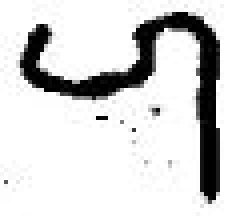
#> input picture Labels/Labelled Dataset - Fig 51/1 - Multipart/109.JPG, 61 x 54 px, found by its file name (shown 4 times larger); its folder holds only this picture in this run
$ jupyter execute Recognition_1.ipynb
#> lines starting #> are read from the running program, lines starting #| are printed output that depends on the picture
[cell 1]
#importing necessary packages

import numpy as np
import os
from matplotlib import pyplot as plt
import cv2
import random
import pickle

[cell 2]
file_list = []
class_list = []
IMG_SIZE = 50 # The size of images the network will work on

[cell 3]
#All the categories that should be detect in neural network

CATEGORIES = []
ignore_files = ['1-Multipart','2-Unknown'] #This files/folder should not include in neural network
DATADIR = r'C:\Users\gokul sivaraj\Documents\ML\Inscription\Labels\Labelled Dataset - Fig 51'
for directoryfile in os.listdir(DATADIR):
    if(directoryfile in ignore_files):
        continue
    CATEGORIES.append(directoryfile) #Append all the character's name as label in 'CATEGORIES'
#> pass 2 of the loop `for directoryfile in os.listdir(DATADIR):`:
print(len(CATEGORIES))

[cell 4]
training_data = []

def create_training_data():
    for category in CATEGORIES :
        path = os.path.join(DATADIR, category)
        class_num = CATEGORIES.index(category) # Charcater's name label as class number
        for img in os.listdir(path):
            try :
                img_array = cv2.imread(os.path.join(path, img), cv2.IMREAD_GRAYSCALE) # Converting image into grayscale
#> img_array is the input picture: shape (54, 61); min 0, max 255, mean 215
                new_array = cv2.resize(img_array, (IMG_SIZE, IMG_SIZE)) #Resizing all images into same size (50,50)
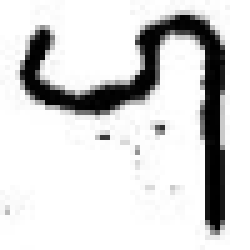
#> new_array: shape (50, 50) (shown 5 times larger); min 0, max 255, mean 215.3
                training_data.append([new_array, class_num]) # append all images with their respective class name
            except Exception as e:
                print(path)
                pass
#> pass 2 of the loop in create_training_data, `for category in CATEGORIES :`:
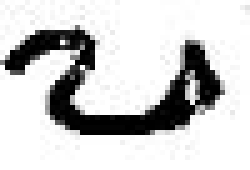
#> input picture Labels/Labelled Dataset - Fig 51/2 - Unknown/9.JPG, 50 x 34 px, found by its file name (shown 5 times larger)
#> in create_training_data, img_array is the input picture: shape (34, 50); min 0, max 255, mean 204.9
#> in create_training_data, `new_array = cv2.resize(img_array, (IMG_SIZE, IMG_SIZE))`:
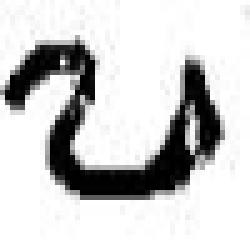
#> new_array: shape (50, 50) (shown 5 times larger); min 0, max 255, mean 204.8

create_training_data()

[cell 5]
#Storing features in X and labels in Y using numpy

random.shuffle(training_data)
X = [] #features
y = [] #labels

for features, label in training_data:
    X.append(features)
    y.append(label)
#> this loop made 2 passes
#> label on passes 1 to 2: 0, 1
#> after the loop, X = 2 items; y = [0, 1]


X = np.array(X).reshape(-1, IMG_SIZE, IMG_SIZE, 1)

[cell 6]
#Saving features and label in pickle files

pickle_out = open("X.pickle", "wb")
pickle.dump(X, pickle_out)
pickle_out.close()

pickle_out = open("y.pickle", "wb")
pickle.dump(y, pickle_out)
pickle_out.close()

[cell 7]
print(training_data)
#> (printed output is left out)
